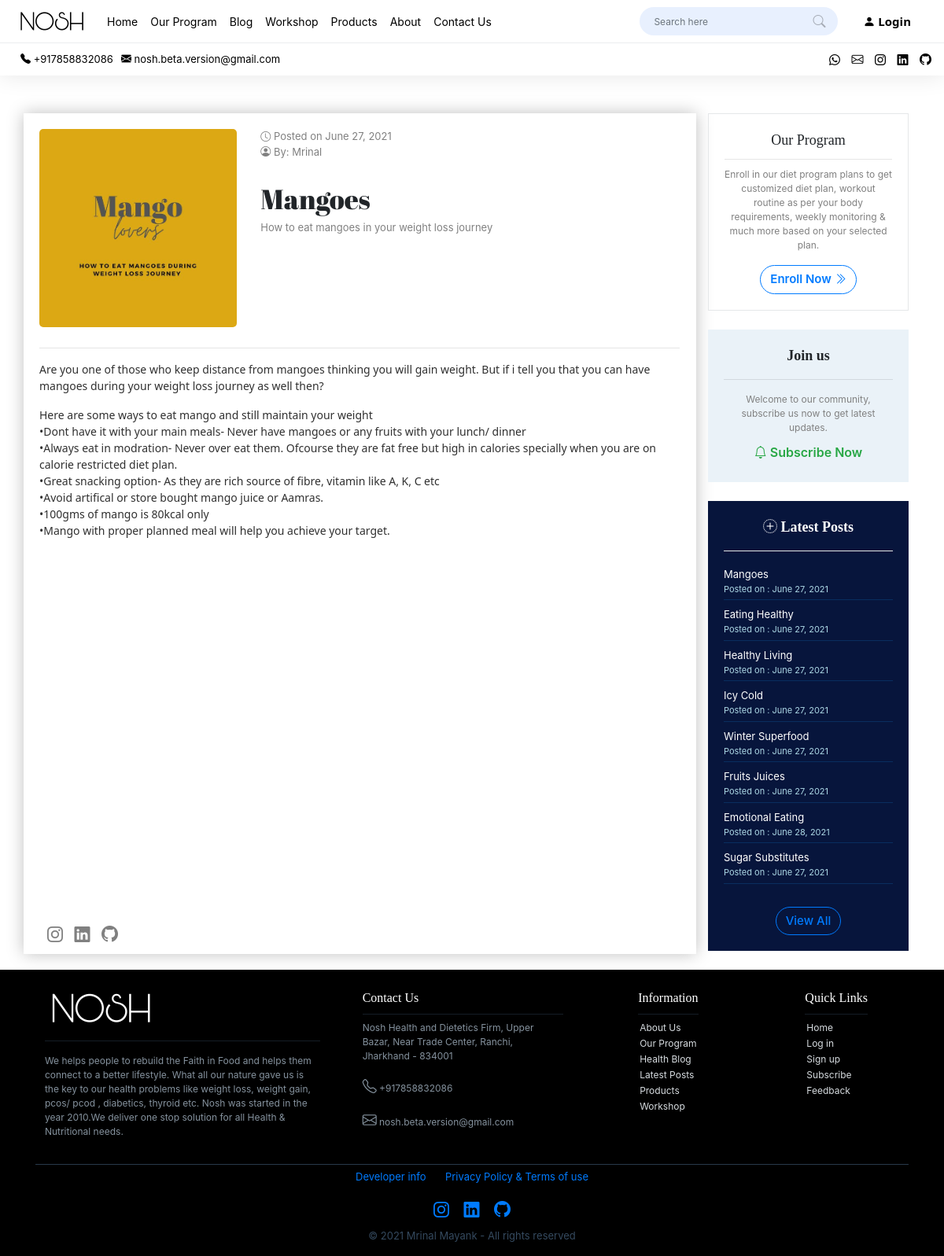
The app's page /28/read_more/ with its own data.
### MAINAPP/models.py (models this page shows, shortened)
class HealthBlog(models.Model):
	name = models.CharField(max_length=200,blank=True,help_text="Keep name short(max 4 to 5 words)")
	caption = models.CharField(max_length=500,blank=True,help_text="Keep caption short(max 2 lines)")
	posted_on=models.DateField(blank=True,default=timezone.now,help_text="mandatory field")
	posted_by =models.CharField(max_length=200,blank=True,help_text="Add author name")
	introduction =models.TextField(blank=True,help_text="this text will be visible in flip card back")
	description =models.TextField(blank=True ,help_text="this text will be visible  in read more")
	conclusion=models.TextField(blank=True , help_text="this text will be visible in read more")
	image = models.ImageField(null=True, blank=True , help_text="crop image as square before upload to get uniform size in the page")
	add_to_home = models.BooleanField(default=False,null=True, blank=True ,help_text="Yes will enable to display it on home page (display max 6 posts in home page)")
	@property
	def imageURL(self):
		try:
			url = self.image.url
		except:
			url = ''
		return url

### MAINAPP/views.py (the view)
# urls.py: path('<int:id>/read_more/', views.read_more, name="read_more"),
def read_more(request ,id):
	tips = HealthBlog.objects.get(id=id)
	topics =reversed(HealthBlog.objects.all().order_by('id'))
	context = {'tips':tips ,'topics':topics}
	return render(request, 'MAINAPP/read_more.html', context)

### templates/MAINAPP/read_more.html (shortened to what this page needs)
{%  extends 'MAINAPP/home.html' %}
{% load static %}
{% block content %}
<br><br><br><br><br><br>
<div class=" readmoreclass container">
  <div class="row">
    <div class="blog_description col-lg-9 col-md-8 col-sm-11 col-11" style="padding:20px;margin:auto;margin-top:0px;margin-bottom:20px;">
      <div class="row">
      <div class="col-lg-4 col-md-4 col-sm-5 col-11" style="margin:auto;margin-bottom:10px;margin-top:0px;">
        <img src="{{ tips.imageURL }}" class="card-img-top imghealthtip"style="border-radius:5px;">
      </div>
      <div class="col-lg-8 col-md-8 col-sm-7 col-11" style="margin:auto;margin-top:0px;">
          <p style="white-space: pre-wrap;font-size:13px;color:grey;margin:0px"><i class="bi bi-clock"></i> Posted on {{tips.posted_on}}</p>
          <p style="white-space: pre-wrap;font-size:13px;color:grey;margin:0px"><i class="bi bi-person-circle"></i> By: {{tips.posted_by}}</p>
          <br>
          <p style="font-size:35px;font-family:'Abril Fatface',sans-serif;margin:0px">{{tips.name}}</p>
        <p style="white-space: pre-wrap;font-size:13px;color:grey;">{{tips.caption}}</p>
      </div>
      </div>
      <hr>
      <div style="font-size:14px;font-family:'Segoe UI', sans-serif;color:#303030;">
      <p style="white-space: pre-wrap">{{tips.introduction}}</p>
      <p style="white-space: pre-wrap">{{tips.description}}</p>
      </div>
      <p style="color:transparent">.</p>
      <div style="position:absolute;bottom:0px;">
        <label style="font-size:20px;margin-left:10px;"><a href="https://www.instagram.com/mrinalmayank7/" style="color:grey;"><i class="bi bi-instagram"></i></a></label>
        <label style="font-size:20px;margin-left:10px;"><a href="https://www.linkedin.com/in/mrinal-mayank-bb3112200/" style="color:grey;"><i class="bi bi-linkedin"></i></a></label>
        <label style="font-size:21px;margin-left:10px;"><a href="https://github.com/mrinalmayank7/" style="color:grey;"><i class="bi bi-github"></i></a></label>
      </div>
    </div>
    <div class="col-lg-3 col-md-4 col-sm-11 col-11" style="margin:auto;margin-top:0px;">
      <div class="enrollcard text-center" style="padding:20px;border:1px solid #E5E7E9">
        <p style="font-size:18px;font-weight:400;margin-bottom:0px;
        font-family:Segoe UI Semibold;">Our Program</p>
        <hr style="margin-top:10px;margin-bottom:10px;" >
        <p style="font-size:12px;color:grey;margin-top:0px;">  Enroll in our diet program plans to get customized diet plan, workout routine as per your body requirements, weekly monitoring
          & much more based on your selected plan.</p>
          <a class="btn btn-outline-primary" href="{% url 'programs' %}"
          style="border-radius:50px;font-size: 15px;font-weight:600;">Enroll Now <i class="bi bi-chevron-double-right"></i></a>
      </div><br>
      <div class="joinuscard" style="background:#EAF2F8;padding:20px">
        <p style="font-size:18px;font-weight:600;margin-bottom:3px;text-align:center;
        font-family:Segoe UI Semibold">Join us</p>
        <hr >
        <div class="text-center">
          <p style="font-size:12px;color:grey;margin-bottom:4px">Welcome to our community, subscribe us now to get latest updates. </p>
          <a class="btn btn-outline-success" href="{% url 'home' %}#subscribe" style="font-weight:600;border-radius:80px;border-width:0px;"><i class="bi bi-bell"></i> Subscribe Now</a>
          </div>
      </div><br>
      <div style="background:#07153C;padding:20px">
      <p style="font-size:18px;font-weight:600;margin-bottom:3px;color:white;text-align:center;
      font-family:Segoe UI Semibold"><i class="bi bi-plus-circle-dotted"></i>  Latest Posts</p>
      <hr color="white">
        {% for topic in topics %}
        {% if forloop.counter < 9 %}
        <p style="margin-bottom:0px;"><a data-product="{{ topic.id }}" href="{% url 'read_more' topic.id %}"
          style="font-size:13px;color:white;margin-bottom:0px;">{{topic.name}}</a></p>
          <p style="font-size:11px;color:lightblue;margin-bottom:0px;">Posted on : {{topic.posted_on}}</p>
          <hr color="#0A336A"style="margin-top:5px;margin-bottom:5px">
      {% endif %}
      {% endfor %}
      <br>
      <div class="text-center">
        <a class="btn btn-outline-primary" href="{% url 'health_blog' %}"
        style="border-radius:50px;font-size: 15px;font-weight:500;">View All</a>
      </div>
    </div>
    <br>
    </div>
  </div>
</div>
{% endblock content %}

### static/css/main.css (style rules this page uses)
body { padding: 0; margin: 0; }
.homegrid1,.whatsappcard ,.featured_posts ,.intropara ,.slider ,.contactgrid1 ,.feedbackgrid , .contactcard ,.signgrid ,.programcards ,.blog_description { box-shadow:0px 0px 20px 0px rgba(0, 0, 0,0.25); border-bottom:1px solid rgba(255,255,255,0.8); border-right:1px solid rgba(255,255,255,0.8); }

### records on screen
HealthBlog: imageURL (picture), posted_on "June 27, 2021", posted_by "Mrinal", name "Mangoes", caption "How to eat mangoes in your weight loss journey", introduction "Are you one of those who keep distance from mangoes thinking you will gain weight. But if i tell you that you can have mangoes during your weight loss journey as well then?", description "Here are some ways to eat mango and still maintain your weight •Dont have it with your main meals- Never have mangoes or any fruits with your lunch/ dinner •Always eat in modration- Never over eat them. Ofcourse they are fat free but high in calories specially when you are on calorie restricted diet plan. •Great snacking option- As they are rich source of fibre, vitamin like A, K, C etc •Avoid artifical or store bought mango juice or Aamras. •100gms of mango is 80kcal only •Mango with proper planned meal will help you achieve your target."
HealthBlog: name "Eating Healthy", posted_on "June 27, 2021"
HealthBlog: name "Healthy Living", posted_on "June 27, 2021"
HealthBlog: name "Icy Cold", posted_on "June 27, 2021"
HealthBlog: name "Winter Superfood", posted_on "June 27, 2021"
HealthBlog: name "Fruits Juices", posted_on "June 27, 2021"
HealthBlog: name "Emotional Eating", posted_on "June 28, 2021"
HealthBlog: name "Sugar Substitutes", posted_on "June 27, 2021"
